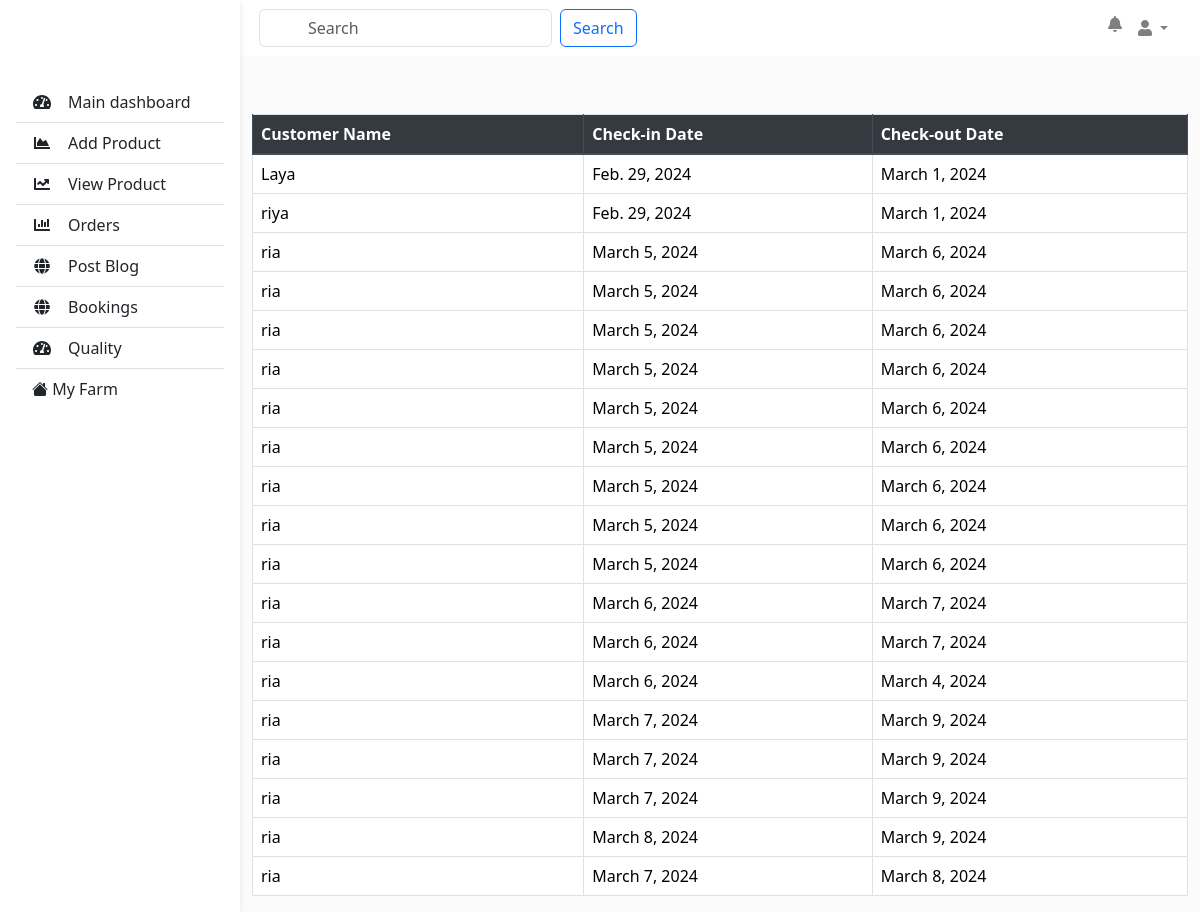
The page /seller_booking_display/ (signed in) on the database its author committed.
### storeapp/models.py (models this page shows)
class SaveBooking(models.Model):
    class BookingStatusChoices(models.TextChoices):
            PENDING = 'pending', 'Pending'
            SUCCESSFUL = 'successful', 'Successful'
            FAILED = 'failed', 'Failed'
    farm=models.ForeignKey(Farm_Booking, on_delete=models.CASCADE,default=2)
    user=models.ForeignKey(CustomUser, on_delete=models.CASCADE,default=6)
    total_price=models.DecimalField(max_digits=10, decimal_places=2,null=True)
    name=models.CharField(max_length=100)
    phone_no=models.CharField(max_length=15,null=True)
    rooms_booked=models.PositiveIntegerField(default=1,null=True)
    rooms_updated = models.BooleanField(default=False)
    check_in= models.DateField(default=timezone.now)
    check_out= models.DateField(default=timezone.now)
    adults=models.PositiveIntegerField(default=0,null=True)
    children=models.PositiveIntegerField(default=0,null=True)
    status = models.CharField(
    max_length=20, choices=BookingStatusChoices.choices, default=BookingStatusChoices.PENDING)
    def __str__(self):
        return self.name

### storeapp/views.py (the view)
# urls.py: path('seller_booking_display/',views.seller_booking_display,name='seller_booking_display'),
def seller_booking_display(request):
    seller = request.user
    farm = Farm.objects.get(seller=seller)
    bookings_data = SaveBooking.objects.filter(farm__farm_id=farm.id)
    context = {
        'seller': seller,
        'farm': farm,
        'bookings_data': bookings_data,
    }
    print(bookings_data)
    return render(request, 'seller_booking_display.html', context)

### template/seller_booking_display.html (shortened to what this page needs)
{% load static %}
<html>
    <head>
<link rel="stylesheet" href="https://maxcdn.bootstrapcdn.com/bootstrap/4.5.2/css/bootstrap.min.css">
        <link href="https://cdn.jsdelivr.net/npm/bootstrap@5.3.2/dist/css/bootstrap.min.css" rel="stylesheet">
        <link rel="stylesheet" href="https://cdn.jsdelivr.net/npm/bootstrap-icons@1.11.1/font/bootstrap-icons.css">
    </head>
<header>
    <nav
    id="sidebarMenu"
    class="collapse d-lg-block sidebar collapse bg-white"
    >
 <div class="position-sticky">
   <div class="list-group list-group-flush mx-3 mt-4">
     <a
        href="{% url "seller_index" %}"
        class="list-group-item list-group-item-action py-2 ripple"
        aria-current="true"
        >
       <i class="fas fa-tachometer-alt fa-fw me-3"></i
         ><span>Main dashboard</span>
     </a>
     <a
        href="{% url "add_product" %}"
        class="list-group-item list-group-item-action py-2 ripple "
        >
       <i class="fas fa-chart-area fa-fw me-3"></i
         ><span>Add Product</span>
     </a>
     <a
        href="{% url "seller_product_listing" %}"
        class="list-group-item list-group-item-action py-2 ripple"
        ><i class="fas fa-chart-line fa-fw me-3"></i
       ><span>View Product</span></a
       >
     <a
        href="{% url "seller_orders" %}"
        class="list-group-item list-group-item-action py-2 ripple"
        ><i class="fas fa-chart-bar fa-fw me-3"></i><span>Orders</span></a
       >
     <a
         href="{% url "createblog" %}"
        class="list-group-item list-group-item-action py-2 ripple"
        ><i class="fas fa-globe fa-fw me-3"></i
       ><span>Post Blog</span></a
       >
       <a
         href="{% url "seller_booking_display" %}"
        class="list-group-item list-group-item-action py-2 ripple"
        ><i class="fas fa-globe fa-fw me-3"></i
       ><span>Bookings</span></a
       >
       <a
        href="{% url "quality" %}"
        class="list-group-item list-group-item-action py-2 ripple"
        aria-current="true"
        >
       <i class="fas fa-tachometer-alt fa-fw me-3"></i
         ><span>Quality</span>
     </a>
     <a
        href="{% url "farm_details" %}"
        class="list-group-item list-group-item-action py-2 ripple"
        aria-current="true"
        >
        <i class="bi bi-house-fill"></i>
         <span> My Farm</span>
     </a>
   </div>
 </div>
</nav>
    <nav class="my-custom-navbar navbar navbar-expand-lg navbar-light bg-white">
      <div class="container ps-5 ms-5">
        <a class="navbar-brand" href="#">My Project</a>
        <form class="form-inline my-2 my-lg-0">
          <input
            class="form-control mr-sm-2 ps-5 ms-5"
            type="search"
            placeholder="Search"
            aria-label="Search"
          />
          <button class="btn btn-outline-primary my-2 my-sm-0" type="submit">
            Search
          </button>
        </form>
        <ul class="navbar-nav ml-auto">
          <li class="nav-item">
            <a class="nav-link" href="{% url 'show_notification' user.id %}">
                <i class="fas fa-bell"></i>
            </a>
        </li>
          <li class="nav-item dropdown">
            <a
              class="nav-link dropdown-toggle"
              href="#"
              id="userDropdown"
              role="button"
              data-toggle="dropdown"
              aria-haspopup="true"
              aria-expanded="false"
            >
              <i class="fas fa-user"></i>
            </a>
          </li>
        </ul>
      </div>
    </nav>
    <main style="margin-top: 58px">
    <div class="container">
        <table class="table table-bordered mt-2">
            <thead class="thead-dark">
                <tr>
                    <th>Customer Name</th>
                    <th>Check-in Date</th>
                    <th>Check-out Date</th>
                </tr>
            </thead>
            <tbody>
                {% for booking in bookings_data %}
                    <tr>
                        <td>{{ booking.name }}</td>
                        <td>{{ booking.check_in }}</td>
                        <td>{{ booking.check_out }}</td>
                    </tr>
                {% empty %}
                    <tr><td colspan="3">No bookings available.</td></tr>
                {% endfor %}
            </tbody>
        </table>
    </div>
</main>
</body>
</html>

### template/seller_booking_display.html (style rules this page uses)
@media (min-width: 991.98px) { main { padding-left: 240px; } }
.sidebar { position: fixed; top: 0; bottom: 0; left: 0; padding: 58px 0 0; box-shadow: 0 2px 5px 0 rgb(0 0 0 / 5%), 0 2px 10px 0 rgb(0 0 0 / 5%); width: 240px; z-index: 600; }

### rows shown on the page
SaveBooking: name "Laya", check_in "Feb. 29, 2024", check_out "March 1, 2024"
SaveBooking: name "riya", check_in "Feb. 29, 2024", check_out "March 1, 2024"
SaveBooking: name "ria", check_in "March 5, 2024", check_out "March 6, 2024"
SaveBooking: name "ria", check_in "March 5, 2024", check_out "March 6, 2024"
SaveBooking: name "ria", check_in "March 5, 2024", check_out "March 6, 2024"
SaveBooking: name "ria", check_in "March 5, 2024", check_out "March 6, 2024"
SaveBooking: name "ria", check_in "March 5, 2024", check_out "March 6, 2024"
SaveBooking: name "ria", check_in "March 5, 2024", check_out "March 6, 2024"
SaveBooking: name "ria", check_in "March 5, 2024", check_out "March 6, 2024"
SaveBooking: name "ria", check_in "March 5, 2024", check_out "March 6, 2024"
SaveBooking: name "ria", check_in "March 5, 2024", check_out "March 6, 2024"
SaveBooking: name "ria", check_in "March 6, 2024", check_out "March 7, 2024"
SaveBooking: name "ria", check_in "March 6, 2024", check_out "March 7, 2024"
SaveBooking: name "ria", check_in "March 6, 2024", check_out "March 4, 2024"
SaveBooking: name "ria", check_in "March 7, 2024", check_out "March 9, 2024"
SaveBooking: name "ria", check_in "March 7, 2024", check_out "March 9, 2024"
SaveBooking: name "ria", check_in "March 7, 2024", check_out "March 9, 2024"
SaveBooking: name "ria", check_in "March 8, 2024", check_out "March 9, 2024"
SaveBooking: name "ria", check_in "March 7, 2024", check_out "March 8, 2024"
